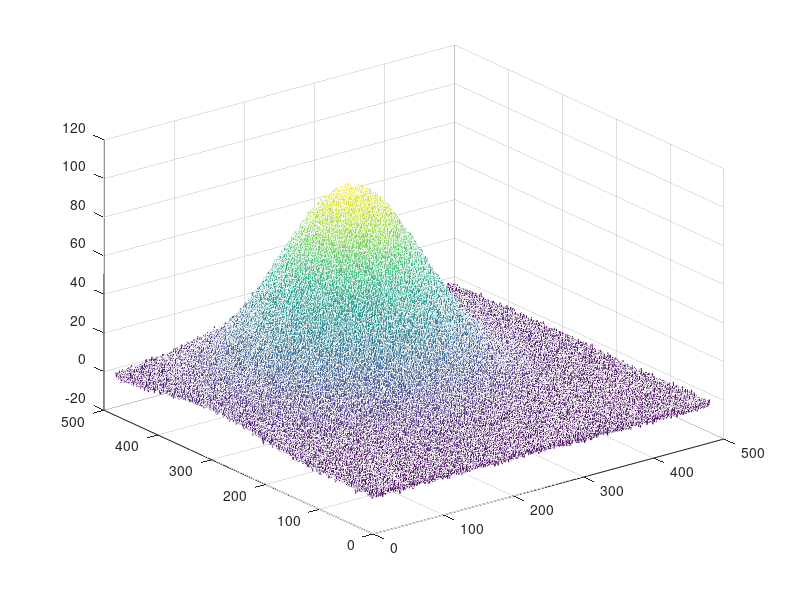

MATLAB code to generate this figure: (Note: this script raises an error after producing the figure.)
close all; clear; clc;

[x, y] = meshgrid(1:480, 1:480);
z = 100 * exp(-((x-200)/120).^2 - ((y-300)/120).^2) + 1 * randn(size(x));
mesh(z)

[outStruct] = gaussianFit2D(x, y, z, 1);
px = outStruct.px(end);
py = outStruct.py(end);
wx = outStruct.wx(end);
wy = outStruct.wy(end);
height = outStruct.height(end);
g = exp(-((x - px)/wx) .^2 - ((y - py)/wy) .^2);
figure, mesh(g)
